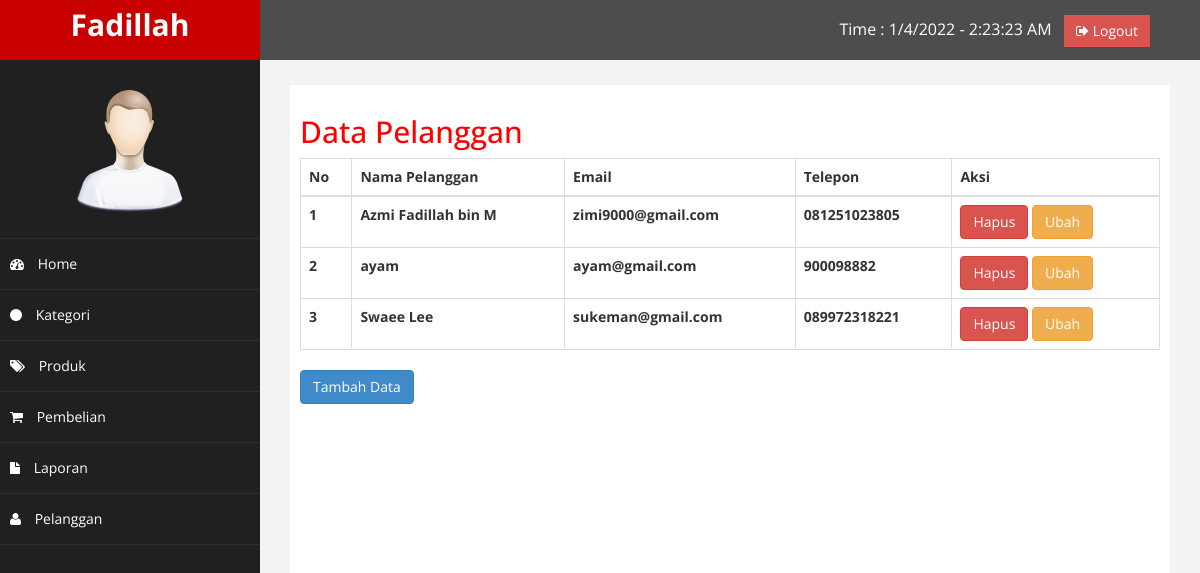
Page /admin/index.php?halaman=pelanggan (signed in) on the committed database.
### tables this page shows
CREATE TABLE `pelanggan` (
  `id_pelanggan` int(11) NOT NULL,
  `email_pelanggan` varchar(100) NOT NULL,
  `password_pelanggan` varchar(50) NOT NULL,
  `nama_pelanggan` varchar(100) NOT NULL,
  `telepon_pelanggan` varchar(25) NOT NULL,
  `alamat_pelanggan` text NOT NULL
);

### admin/pelanggan.php (the view)
<h2>Data Pelanggan</h2>
<table class="table table-bordered">
	<thead>
		<tr>
			<th>No</th>
			<th>Nama Pelanggan</th>
			<th>Email</th>
			<th>Telepon</th>
			<th>Aksi</th>
		</tr>
	</thead>
	<tbody>
		<?php $nomor=1; ?>
		<?php $ambil=$koneksi->query("SELECT *FROM pelanggan"); ?>
		<?php while($pecah = $ambil->fetch_assoc()){ ?>
		<tr>
			<th><?php echo $nomor; ?></th>
			<th><?php echo $pecah['nama_pelanggan']; ?></th>
			<th><?php echo $pecah['email_pelanggan']; ?></th>
			<th><?php echo $pecah['telepon_pelanggan']; ?></th>
			<th>
				<a href="index.php?halaman=hapuspelanggan&id=<?php echo $pecah['id_pelanggan']; ?>"
				class="btn btn-danger">Hapus</a>
				<a href="index.php?halaman=ubahpelanggan&id=<?php echo $pecah['id_pelanggan']; ?>"
				class="btn btn-warning">Ubah</a>
			</th>
		</tr>
		<?php $nomor++ ?>
		<?php } ?>
	</tbody>
</table>
<a href="index.php?halaman=tambahpelanggan" class="btn btn-primary">Tambah Data</a>

### admin/assets/css/custom.css (style rules this page uses)
body { font-family: 'Open Sans', sans-serif; }
h2 { color: #f00; }

### rows in the picture
pelanggan: nama_pelanggan "Azmi Fadillah bin M", email_pelanggan "zimi9000@gmail.com", telepon_pelanggan "081251023805"
pelanggan: nama_pelanggan "ayam", email_pelanggan "ayam@gmail.com", telepon_pelanggan "900098882"
pelanggan: nama_pelanggan "Swaee Lee", email_pelanggan "sukeman@gmail.com", telepon_pelanggan "089972318221"

### other values in the picture
$_SESSION['admin']['nama_lengkap'] "Fadillah"
